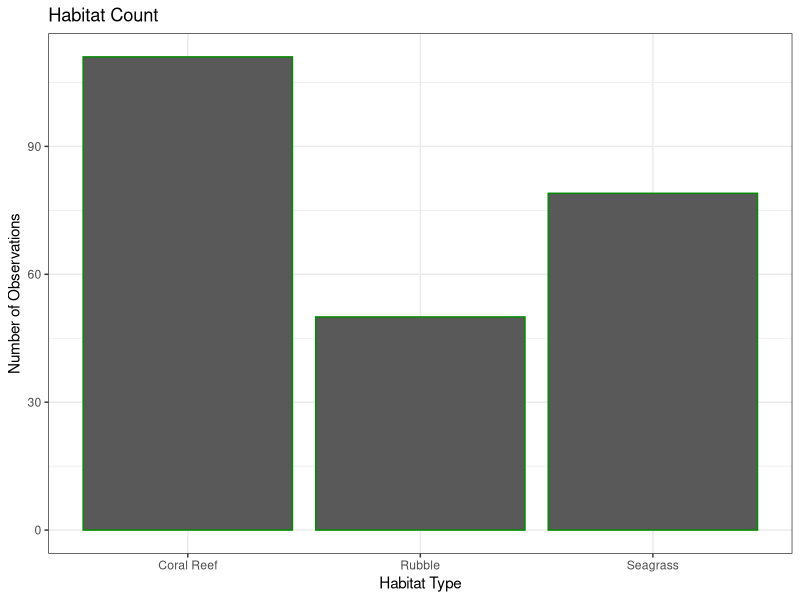
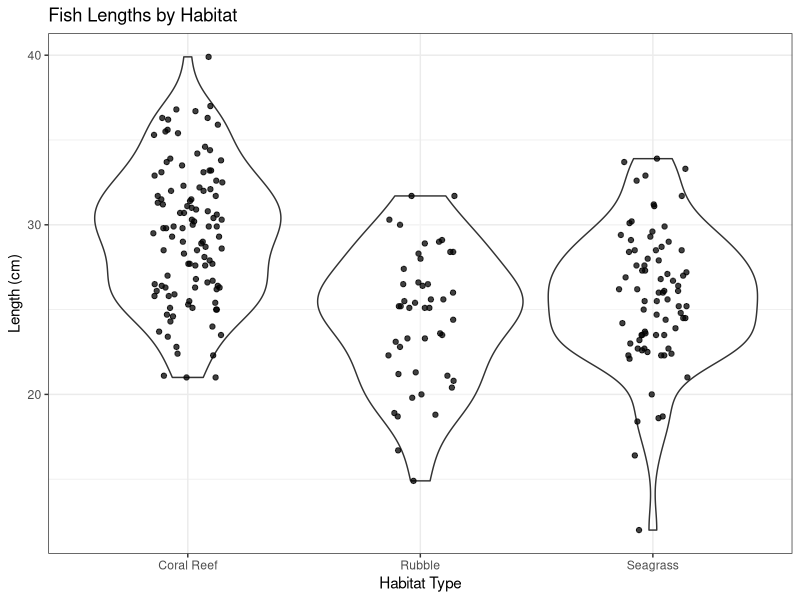
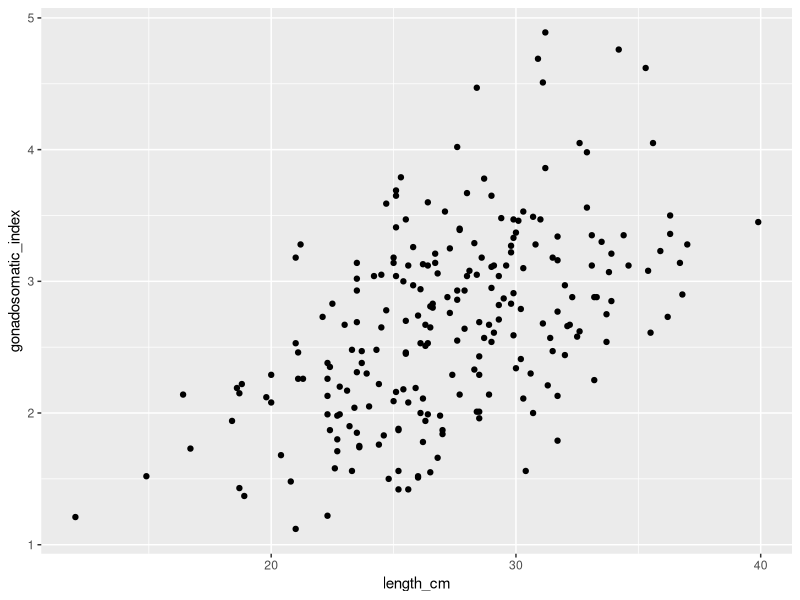
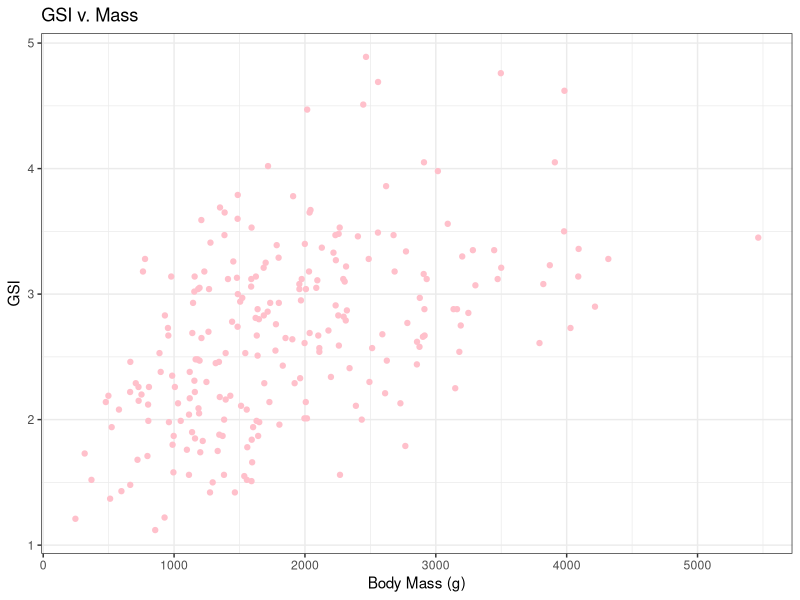

Write the R code that produced these figures, in order.
# MES 503 Lab Assignment 1
# Exploring Ecological Data with ggplot2
# 8/26/2026 
# Created by Kayla Blincow (with help from ChatGPT)
# ------------------------------------------------------------------------------

# INSTRUCTIONS
# Complete this script as you work through the assignment.
# - Replace every "# FILL IN" section with your own code or written response.
# - Comment your code so that someone else can follow your workflow.
# - Do not delete the research questions or prompts.
# - Your script should run from beginning to end without errors.
# - Save this script as: LastName_FirstName_MES503_LabAssignment1.R
# - Submit your completed script to Brightspace by the deadline.


#### SCENARIO ####
# We are biologists interested in yellowtail snapper populations on a protected
# island in the Caribbean. We sample four different sites across the island and
# gather data on different variables associated with the environment and take 
# samples of yellowtail snapper individuals.

# The yellowtail_snapper.csv file contains the data we collected.
# (NOTE: this is a generated dataset, it is not real)

# The variables included are:
# site (shr) - Site on island 
# habitat (chr) - Type of habitat
# sex (chr) - sex of fish individual collected
# depth_m (num) - depth where fish individual was collected
# length_cm (num) - length of fish individual collected
# mass_g (int) - mass of fish individual collected 
# gonadosomatic_index (num) - gonadosomatic index of fish individual collected (percent) 
# algae_cover (num) - estimated algae cover where fish individual was collected (percent)
# fish_density (num) - estimated fish density where fish individual was collected (ind/100 m^2)


#### PART 1: SET UP YOUR SCRIPT & GET TO KNOW YOUR DATA ####

# Load the packages you will need.
# You should only need ggplot2 for this assignment.

library(ggplot2)


# Import your CSV file.
# Update the file path below so that R can find your data.

ytsnap <- read.csv("Lab Assignment 1/yellowtail_snapper.csv")


# Take a look at your data.
# Use a function to display the first six rows.

# FILL IN CODE
head(ytsnap)


# How many observations are included in the dataset?
# Which variables are categorical?
# Which variables are continuous?

# FILL IN WRITTEN ANSWERS HERE
# 240
# site, habitat, sex
# depth, length, mass, GSI, algae, density

# What ecological question do you think this dataset could help investigate?

# FILL IN WRITTEN ANSWER HERE
# anything reasonable...

# Identify one variable that could potentially be used as a predictor
# and one variable that could be used as a response.
# Explain your reasoning.

# FILL IN WRITTEN ANSWER HERE
# anything reasonable...


#### PART 2: VISUALIZATION 1 — DESCRIBE THE DATA ####

# RESEARCH QUESTION:
# How are observations distributed among sampling sites?


# Create a visualization showing the number of observations from each habitat type.
#
#
# Your plot should:
# - use an appropriate ggplot2 geom;
# - clearly identify the habitats;
# - have informative axis labels;
# - include an informative title;
# - include at least TWO customization elements from Week 3's lab.

# FILL IN CODE
ggplot(ytsnap, aes(x = habitat)) + geom_bar(color = "green4") + theme_bw() +
  labs(x = "Habitat Type", y = "Number of Observations", title = "Habitat Count")


# INTERPRETATION
#
# 1. Which habitat has the largest sample size?
# 2. Which habitat has the smallest sample size?
# 3. Are sample sizes approximately equal among habitats?
# 4. How might differences in sample size influence your ability to compare habitats?

# FILL IN WRITTEN ANSWERS HERE



#### PART 3: VISUALIZATION 2 — COMPARE GROUPS ####

# RESEARCH QUESTION:
# Does body size differ among habitat types?


# Create a visualization that allows you to compare the distribution of body size
# among habitat types.
#
#
# Your plot should:
# - clearly identify the habitat categories;
# - clearly identify the body-size variable;
# - include appropriate labels;
# - include an informative title;
# - use at least TWO customization elements from Week 3's lab.

# FILL IN CODE
ggplot(ytsnap, aes(x = habitat, y = length_cm)) +
  geom_violin(alpha = 0.4) +
  geom_jitter(height = 0, width = 0.15, alpha = 0.75) +
  theme_bw() + 
  labs(x = "Habitat Type", y = "Length (cm)", title = "Fish Lengths by Habitat")


# INTERPRETATION
#
# 1. Which habitat appears to have the largest individuals on average?
# 2. Which habitat shows the greatest amount of variation in body size?
# 3. Do the distributions overlap among habitats?
# 4. Are there any observations that appear unusual or potentially influential?
# 5. Based only on your visualization, would you conclude that habitat causes
#    differences in body size? Why or why not?

# FILL IN WRITTEN ANSWERS HERE
# 1. coral reef
# 2. seagrass
# 3. yes
# 4. really low value in seagrass, one really hig value in coral reefs, but not really
# 5. hard to say, there's lots of overlap, might expected coral reef to be diff
# than the other two


#### PART 4: VISUALIZATION 3 — INVESTIGATE A RELATIONSHIP ####

# RESEARCH QUESTION:
# Is body size related to reproductive output?


# Create a visualization investigating the relationship between body size
# and gonadosomatic index (a metric of reproductive output).
#
# Your plot should:
# - use an appropriate visualization for two continuous variables;
# - include a categorical variable using an aesthetic such as color or shape;
# - include appropriate axis labels;
# - include an informative title;
# - use at least TWO customization elements from Week 3's lab.


# FILL IN CODE
ggplot(ytsnap, aes(x = length_cm, y = gonadosomatic_index)) +geom_point()
ggplot(ytsnap, aes(x = mass_g, y = gonadosomatic_index)) +geom_point(color = "pink") +
  theme_bw() +
  labs(x = "Body Mass (g)", y = "GSI", title = "GSI v. Mass")

# INTERPRETATION
#
# 1. Describe the overall relationship between body size and reproductive output.
# 2. Does the relationship appear positive, negative, or absent?
# 3. Are there any unusual observations or potential outliers?
# 4. Based on your visualization, would you expect body size to be a useful
#    predictor of reproductive output? Explain your reasoning.

# FILL IN WRITTEN ANSWERS HERE
# 1. bigger fish have higher reproductive output
# 2. positive relationship
# 3. not really
# 4. pretty good, solid positive relationship


#### PART 5: DEVELOP YOUR OWN ECOLOGICAL QUESTION ####

# Now you will use R more independently.
#
# Develop your own ecological question using the dataset.
#
# Your question must:
# - involve at least two variables;
# - investigate a relationship or difference;
# - be answerable using a visualization;
# - involve an ecological interpretation.


# STEP 1: STATE YOUR QUESTION

# Research Question:

# FILL IN YOUR QUESTION HERE



# STEP 2: MAKE A PREDICTION

# Before creating your visualization, make a prediction.

# Prediction:
# I predict that __________________________ because __________________________.

# FILL IN YOUR PREDICTION HERE



# STEP 3: CREATE YOUR VISUALIZATION

# Create an appropriate ggplot2 visualization to investigate your question.
#
# Your plot must:
# - use an appropriate geometry;
# - use appropriate variables;
# - have informative axis labels;
# - have an informative title;
# - include at least THREE customization elements from Week 3's lab.

# FILL IN CODE



# STEP 4: INTERPRET YOUR VISUALIZATION
#
# Write a short interpretation of your visualization.
#
# Your interpretation should:
# - describe the major pattern you observe;
# - explain whether the results support your prediction;
# - identify important variation or unusual observations;
# - provide a possible ecological explanation for the pattern.

# FILL IN YOUR INTERPRETATION HERE

#anything reasonable


#### PART 6: CRITICAL THINKING ####

# Answer each question in complete sentences.


# 1. ASSOCIATION VS. CAUSATION
#
# One or more of your visualizations may show a relationship between two variables.
# Does observing a relationship between two variables mean that one variable
# causes the other?
#
# Use an example from this dataset to explain your answer.

# FILL IN WRITTEN ANSWER HERE
# no. 



# 2. CONFOUNDING VARIABLES
#
# Identify one variable in the dataset that could potentially confound one of
# the relationships you investigated.
#
# Explain how this variable could influence the relationship you observed.

# FILL IN WRITTEN ANSWER HERE
# depth and density


# 3. SAMPLE SIZE
#
# Why is it important to consider the number of observations represented in each
# group when interpreting your visualizations?

# FILL IN WRITTEN ANSWER HERE
# smaller sample sizes might be less representative of the population


# 4. ECOLOGICAL MECHANISMS
#
# Choose one pattern from your visualizations that you find particularly
# interesting.
#
# What ecological mechanism could potentially explain this pattern?
#
# Your explanation should be a hypothesis rather than a claim that you have proven.

# FILL IN WRITTEN ANSWER HERE




#### FINAL CHECK ####

# Before submitting, make sure you have:
#
# [ ] Imported the CSV successfully.
# [ ] Included code for exploring the dataset.
# [ ] Created all four required visualizations.
# [ ] Customized your visualizations.
# [ ] Answered all interpretation questions.
# [ ] Developed your own ecological question.
# [ ] Made a prediction before creating your own visualization.
# [ ] Answered all critical-thinking questions.
# [ ] Added comments to explain your code.
# [ ] Checked that your script runs from beginning to end without errors.
#
# SAVE YOUR SCRIPT AND SUBMIT TO BRIGHTSPACE!
